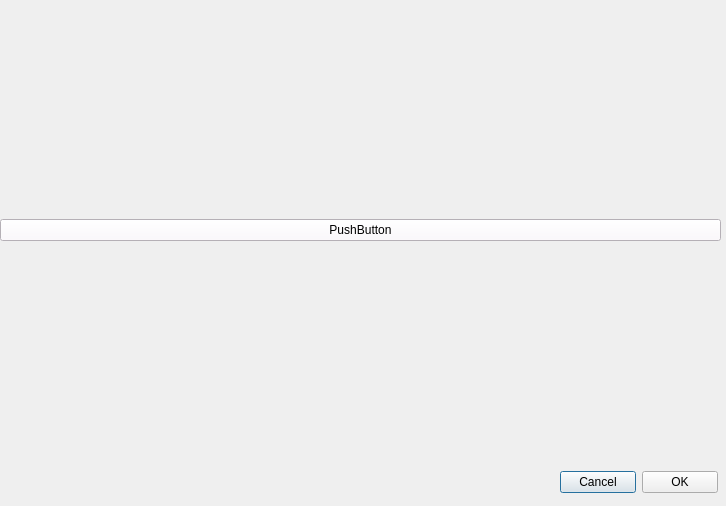
<?xml version="1.0" encoding="UTF-8"?>
<ui version="4.0">
 <class>Dialog</class>
 <widget class="QDialog" name="Dialog">
  <property name="geometry">
   <rect>
    <x>0</x>
    <y>0</y>
    <width>726</width>
    <height>506</height>
   </rect>
  </property>
  <property name="windowTitle">
   <string>Dialog</string>
  </property>
  <widget class="QWidget" name="layoutWidget">
   <property name="geometry">
    <rect>
     <x>560</x>
     <y>470</y>
     <width>158</width>
     <height>25</height>
    </rect>
   </property>
   <layout class="QHBoxLayout" name="horizontalLayout">
    <property name="spacing">
     <number>6</number>
    </property>
    <property name="leftMargin">
     <number>0</number>
    </property>
    <property name="topMargin">
     <number>0</number>
    </property>
    <property name="rightMargin">
     <number>0</number>
    </property>
    <property name="bottomMargin">
     <number>0</number>
    </property>
    <item>
     <widget class="QPushButton" name="cancelButton">
      <property name="text">
       <string>Cancel</string>
      </property>
     </widget>
    </item>
    <item>
     <widget class="QPushButton" name="okButton">
      <property name="text">
       <string>OK</string>
      </property>
     </widget>
    </item>
   </layout>
  </widget>
  <widget class="QWidget" name="gridLayoutWidget">
   <property name="geometry">
    <rect>
     <x>0</x>
     <y>0</y>
     <width>721</width>
     <height>461</height>
    </rect>
   </property>
   <layout class="QGridLayout" name="gridLayout">
    <item row="0" column="0">
     <widget class="QPushButton" name="m_btn11">
      <property name="styleSheet">
       <string notr="true">background-color: rgb(254, 247, 255);
font: 14pt &quot;Courier New&quot;;</string>
      </property>
      <property name="text">
       <string>PushButton</string>
      </property>
     </widget>
    </item>
   </layout>
  </widget>
 </widget>
 <resources/>
 <connections>
  <connection>
   <sender>okButton</sender>
   <signal>clicked()</signal>
   <receiver>Dialog</receiver>
   <slot>accept()</slot>
   <hints>
    <hint type="sourcelabel">
     <x>351</x>
     <y>38</y>
    </hint>
    <hint type="destinationlabel">
     <x>233</x>
     <y>29</y>
    </hint>
   </hints>
  </connection>
  <connection>
   <sender>cancelButton</sender>
   <signal>clicked()</signal>
   <receiver>Dialog</receiver>
   <slot>reject()</slot>
   <hints>
    <hint type="sourcelabel">
     <x>330</x>
     <y>66</y>
    </hint>
    <hint type="destinationlabel">
     <x>197</x>
     <y>125</y>
    </hint>
   </hints>
  </connection>
 </connections>
</ui>
